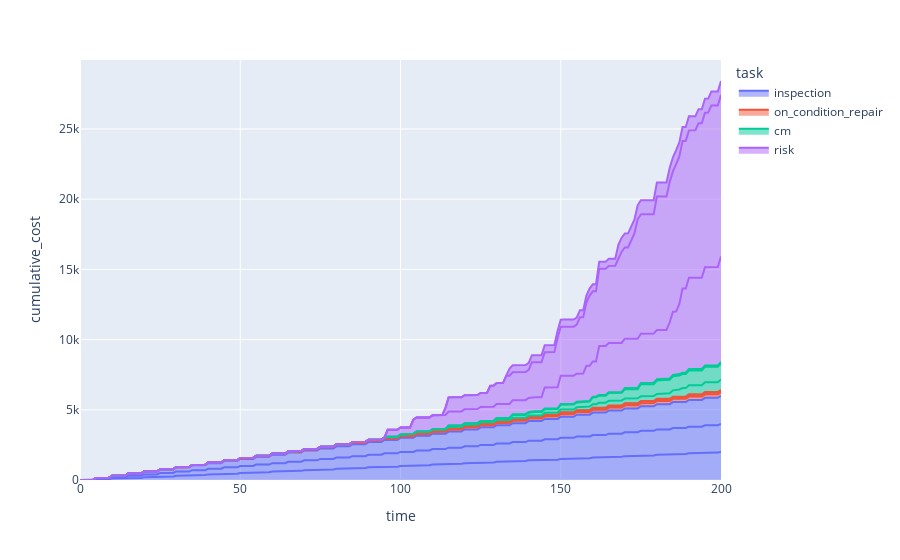

Here is the notebook cell this chart was saved with:
### Code cell
px.area(
    df.reset_index(),
    x="time",
    y="cumulative_cost",
    color="task",
    line_group = 'failure_mode'
)

### Figure 1 — Plotly figure (JSON) as saved in the notebook; plotly's stock layout.template omitted (floating-point values rounded to 4 significant figures; data arrays with more than 128 entries replaced by an {"elided": "..."} marker saying what was removed)
{"data": [{"hovertemplate": "task=inspection<br>failure_mode=fast_aging<br>time=%{x}<br>cumulative_cost=%{y}<extra></extra>", "legendgroup": "inspection", "line": {"color": "#636efa"}, "mode": "lines", "name": "inspection", "orientation": "v", "showlegend": true, "stackgroup": "1", "type": "scatter", "x": {"elided": "201 int values"}, "xaxis": "x", "y": {"elided": "201 int values"}, "yaxis": "y"}, {"hovertemplate": "task=inspection<br>failure_mode=slow_aging<br>time=%{x}<br>cumulative_cost=%{y}<extra></extra>", "legendgroup": "inspection", "line": {"color": "#636efa"}, "mode": "lines", "name": "inspection", "orientation": "v", "showlegend": false, "stackgroup": "1", "type": "scatter", "x": {"elided": "201 int values"}, "xaxis": "x", "y": {"elided": "201 int values"}, "yaxis": "y"}, {"hovertemplate": "task=inspection<br>failure_mode=random<br>time=%{x}<br>cumulative_cost=%{y}<extra></extra>", "legendgroup": "inspection", "line": {"color": "#636efa"}, "mode": "lines", "name": "inspection", "orientation": "v", "showlegend": false, "stackgroup": "1", "type": "scatter", "x": {"elided": "201 int values"}, "xaxis": "x", "y": {"elided": "201 int values"}, "yaxis": "y"}, {"hovertemplate": "task=on_condition_repair<br>failure_mode=fast_aging<br>time=%{x}<br>cumulative_cost=%{y}<extra></extra>", "legendgroup": "on_condition_repair", "line": {"color": "#EF553B"}, "mode": "lines", "name": "on_condition_repair", "orientation": "v", "showlegend": true, "stackgroup": "1", "type": "scatter", "x": {"elided": "201 int values"}, "xaxis": "x", "y": {"elided": "201 int values"}, "yaxis": "y"}, {"hovertemplate": "task=on_condition_repair<br>failure_mode=slow_aging<br>time=%{x}<br>cumulative_cost=%{y}<extra></extra>", "legendgroup": "on_condition_repair", "line": {"color": "#EF553B"}, "mode": "lines", "name": "on_condition_repair", "orientation": "v", "showlegend": false, "stackgroup": "1", "type": "scatter", "x": {"elided": "201 int values"}, "xaxis": "x", "y": {"elided": "201 int values"}, "yaxis": "y"}, {"hovertemplate": "task=on_condition_repair<br>failure_mode=random<br>time=%{x}<br>cumulative_cost=%{y}<extra></extra>", "legendgroup": "on_condition_repair", "line": {"color": "#EF553B"}, "mode": "lines", "name": "on_condition_repair", "orientation": "v", "showlegend": false, "stackgroup": "1", "type": "scatter", "x": {"elided": "201 int values"}, "xaxis": "x", "y": {"elided": "201 int values"}, "yaxis": "y"}, {"hovertemplate": "task=cm<br>failure_mode=fast_aging<br>time=%{x}<br>cumulative_cost=%{y}<extra></extra>", "legendgroup": "cm", "line": {"color": "#00cc96"}, "mode": "lines", "name": "cm", "orientation": "v", "showlegend": true, "stackgroup": "1", "type": "scatter", "x": {"elided": "201 int values"}, "xaxis": "x", "y": {"elided": "201 int values"}, "yaxis": "y"}, {"hovertemplate": "task=cm<br>failure_mode=slow_aging<br>time=%{x}<br>cumulative_cost=%{y}<extra></extra>", "legendgroup": "cm", "line": {"color": "#00cc96"}, "mode": "lines", "name": "cm", "orientation": "v", "showlegend": false, "stackgroup": "1", "type": "scatter", "x": {"elided": "201 int values"}, "xaxis": "x", "y": {"elided": "201 int values"}, "yaxis": "y"}, {"hovertemplate": "task=cm<br>failure_mode=random<br>time=%{x}<br>cumulative_cost=%{y}<extra></extra>", "legendgroup": "cm", "line": {"color": "#00cc96"}, "mode": "lines", "name": "cm", "orientation": "v", "showlegend": false, "stackgroup": "1", "type": "scatter", "x": {"elided": "201 int values"}, "xaxis": "x", "y": {"elided": "201 int values"}, "yaxis": "y"}, {"hovertemplate": "task=risk<br>failure_mode=fast_aging<br>time=%{x}<br>cumulative_cost=%{y}<extra></extra>", "legendgroup": "risk", "line": {"color": "#ab63fa"}, "mode": "lines", "name": "risk", "orientation": "v", "showlegend": true, "stackgroup": "1", "type": "scatter", "x": {"elided": "201 int values"}, "xaxis": "x", "y": {"elided": "201 int values"}, "yaxis": "y"}, {"hovertemplate": "task=risk<br>failure_mode=slow_aging<br>time=%{x}<br>cumulative_cost=%{y}<extra></extra>", "legendgroup": "risk", "line": {"color": "#ab63fa"}, "mode": "lines", "name": "risk", "orientation": "v", "showlegend": false, "stackgroup": "1", "type": "scatter", "x": {"elided": "201 int values"}, "xaxis": "x", "y": {"elided": "201 int values"}, "yaxis": "y"}, {"hovertemplate": "task=risk<br>failure_mode=random<br>time=%{x}<br>cumulative_cost=%{y}<extra></extra>", "legendgroup": "risk", "line": {"color": "#ab63fa"}, "mode": "lines", "name": "risk", "orientation": "v", "showlegend": false, "stackgroup": "1", "type": "scatter", "x": {"elided": "201 int values"}, "xaxis": "x", "y": {"elided": "201 int values"}, "yaxis": "y"}], "layout": {"legend": {"title": {"text": "task"}, "tracegroupgap": 0}, "margin": {"t": 60}, "xaxis": {"anchor": "y", "domain": [0, 1], "title": {"text": "time"}}, "yaxis": {"anchor": "x", "domain": [0, 1], "title": {"text": "cumulative_cost"}}}}
